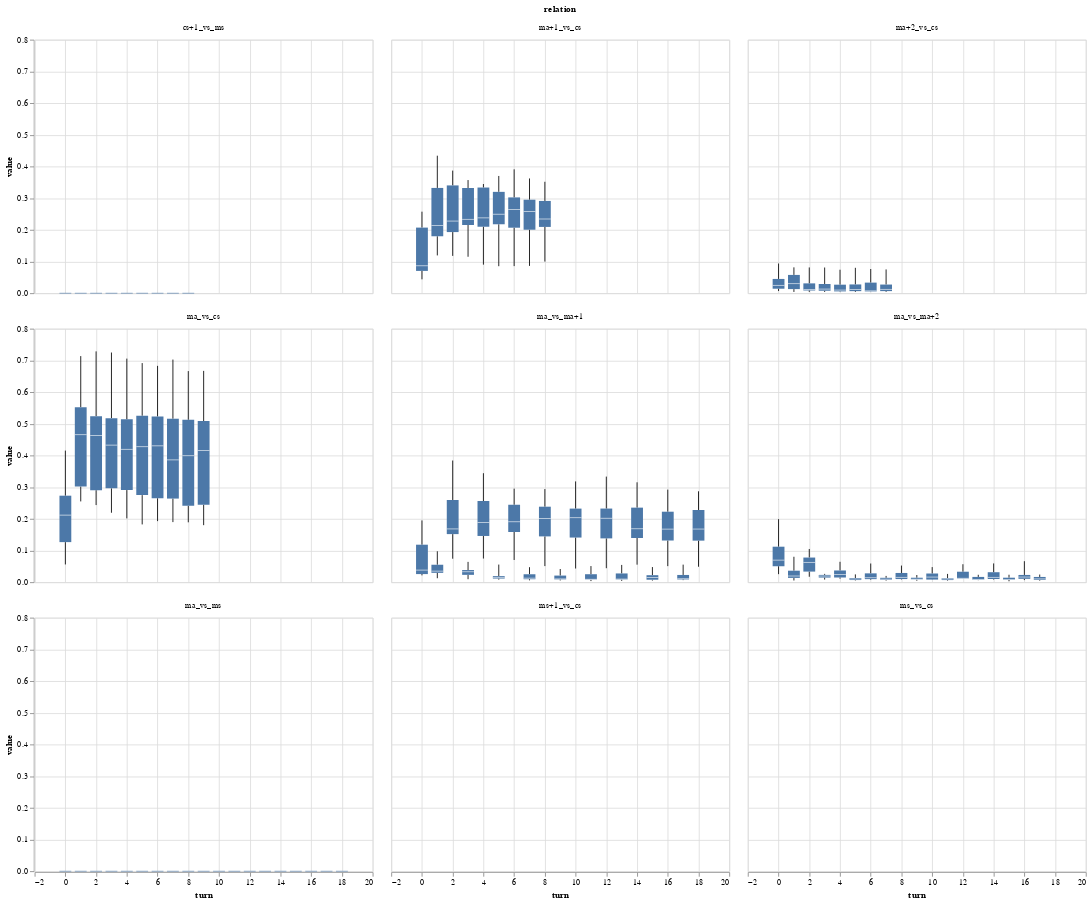

The cell this chart's notebook holds for it:
### Code cell
d = calc_positional_uncertaintes("models_20/log_decay/N_6_vc_3_vm_1_lr_0.001_hc_50_hm_50_cSpeakFreq_2_mActFreq_1/test_trajectories.pkl", freq=2)
alt.Chart(d).mark_boxplot(extent='min-max').encode(x='turn', y='value').facet(facet='relation', columns=3)

### Figure 1 — Vega-Lite specification as saved in the notebook (floating-point values rounded to 4 significant figures; data arrays with more than 128 entries replaced by an {"elided": "..."} marker saying what was removed)
{"config": {"view": {"continuousWidth": 400, "continuousHeight": 300}}, "data": {"name": "data-47ca8d80f4b6cd50fd0d7eb17f967b36"}, "facet": {"field": "relation", "type": "nominal"}, "spec": {"mark": {"type": "boxplot", "extent": "min-max"}, "encoding": {"x": {"field": "turn", "type": "quantitative"}, "y": {"field": "value", "type": "quantitative"}}}, "columns": 3, "$schema": "https://vega.github.io/schema/vega-lite/v4.17.0.json", "datasets": {"data-47ca8d80f4b6cd50fd0d7eb17f967b36": {"elided": "1110 records"}}}
